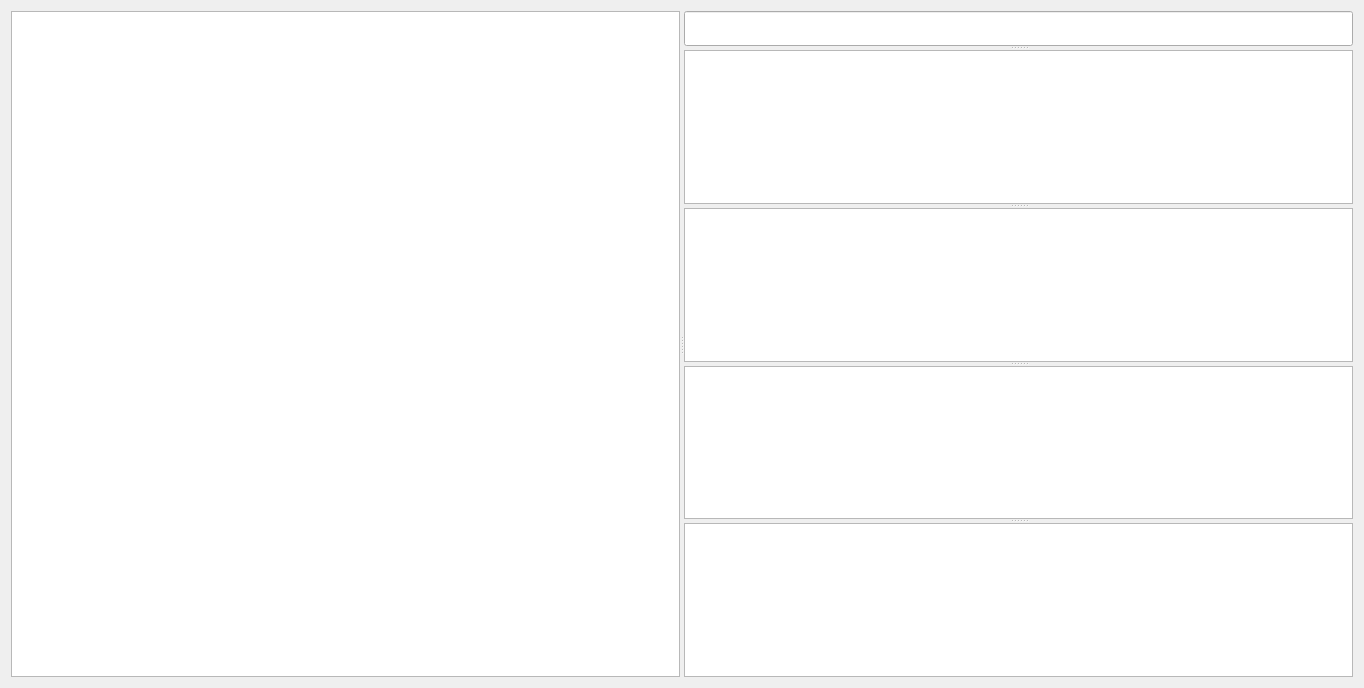
<?xml version="1.0" encoding="UTF-8"?>
<ui version="4.0">
 <class>wdg_fav</class>
 <widget class="QWidget" name="wdg_fav">
  <property name="geometry">
   <rect>
    <x>0</x>
    <y>0</y>
    <width>1364</width>
    <height>688</height>
   </rect>
  </property>
  <property name="font">
   <font>
    <family>Microsoft JhengHei</family>
    <pointsize>14</pointsize>
    <weight>75</weight>
    <italic>false</italic>
    <bold>true</bold>
   </font>
  </property>
  <property name="windowTitle">
   <string/>
  </property>
  <layout class="QHBoxLayout" name="horizontalLayout">
   <item>
    <widget class="QSplitter" name="spl_2">
     <property name="orientation">
      <enum>Qt::Horizontal</enum>
     </property>
     <widget class="QTableView" name="tbv_fav"/>
     <widget class="QSplitter" name="spl_1">
      <property name="orientation">
       <enum>Qt::Vertical</enum>
      </property>
      <widget class="QLineEdit" name="led_find"/>
      <widget class="QTableView" name="tbv_diag"/>
      <widget class="QTableView" name="tbv_ord"/>
      <widget class="QTableView" name="tbv_med"/>
      <widget class="QTableView" name="tbv_mat"/>
     </widget>
    </widget>
   </item>
  </layout>
 </widget>
 <resources/>
 <connections/>
</ui>
